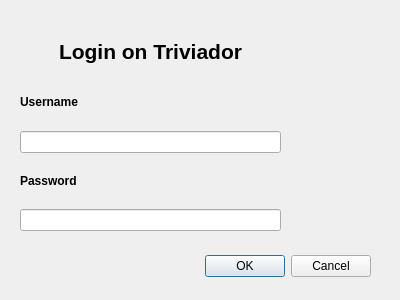
<?xml version="1.0" encoding="UTF-8"?>
<ui version="4.0">
 <class>Login</class>
 <widget class="QDialog" name="Login">
  <property name="geometry">
   <rect>
    <x>0</x>
    <y>0</y>
    <width>400</width>
    <height>300</height>
   </rect>
  </property>
  <property name="windowTitle">
   <string>Dialog</string>
  </property>
  <widget class="QWidget" name="layoutWidget">
   <property name="geometry">
    <rect>
     <x>20</x>
     <y>250</y>
     <width>351</width>
     <height>33</height>
    </rect>
   </property>
   <layout class="QHBoxLayout">
    <property name="spacing">
     <number>6</number>
    </property>
    <property name="margin" stdset="0">
     <number>0</number>
    </property>
    <item>
     <spacer>
      <property name="orientation">
       <enum>Qt::Horizontal</enum>
      </property>
      <property name="sizeHint" stdset="0">
       <size>
        <width>131</width>
        <height>31</height>
       </size>
      </property>
     </spacer>
    </item>
    <item>
     <widget class="QPushButton" name="okButton">
      <property name="text">
       <string>OK</string>
      </property>
     </widget>
    </item>
    <item>
     <widget class="QPushButton" name="cancelButton">
      <property name="text">
       <string>Cancel</string>
      </property>
     </widget>
    </item>
   </layout>
  </widget>
  <widget class="QWidget" name="verticalLayoutWidget">
   <property name="geometry">
    <rect>
     <x>20</x>
     <y>30</y>
     <width>261</width>
     <height>201</height>
    </rect>
   </property>
   <layout class="QVBoxLayout" name="verticalLayout">
    <item>
     <widget class="QLabel" name="Title">
      <property name="text">
       <string>&lt;html&gt;&lt;head/&gt;&lt;body&gt;&lt;p align=&quot;center&quot;&gt;&lt;span style=&quot; font-size:16pt; font-weight:700;&quot;&gt;Login on Triviador&lt;/span&gt;&lt;/p&gt;&lt;/body&gt;&lt;/html&gt;</string>
      </property>
     </widget>
    </item>
    <item>
     <widget class="QLabel" name="Nume">
      <property name="text">
       <string>&lt;html&gt;&lt;head/&gt;&lt;body&gt;&lt;p&gt;&lt;span style=&quot; font-weight:700;&quot;&gt;Username&lt;/span&gt;&lt;/p&gt;&lt;/body&gt;&lt;/html&gt;</string>
      </property>
     </widget>
    </item>
    <item>
     <widget class="QLineEdit" name="username"/>
    </item>
    <item>
     <widget class="QLabel" name="Parola">
      <property name="text">
       <string>&lt;html&gt;&lt;head/&gt;&lt;body&gt;&lt;p&gt;&lt;span style=&quot; font-weight:700;&quot;&gt;Password&lt;/span&gt;&lt;/p&gt;&lt;/body&gt;&lt;/html&gt;</string>
      </property>
     </widget>
    </item>
    <item>
     <widget class="QLineEdit" name="password"/>
    </item>
   </layout>
  </widget>
 </widget>
 <resources/>
 <connections>
  <connection>
   <sender>okButton</sender>
   <signal>clicked()</signal>
   <receiver>Login</receiver>
   <slot>accept()</slot>
   <hints>
    <hint type="sourcelabel">
     <x>278</x>
     <y>253</y>
    </hint>
    <hint type="destinationlabel">
     <x>96</x>
     <y>254</y>
    </hint>
   </hints>
  </connection>
  <connection>
   <sender>cancelButton</sender>
   <signal>clicked()</signal>
   <receiver>Login</receiver>
   <slot>reject()</slot>
   <hints>
    <hint type="sourcelabel">
     <x>369</x>
     <y>253</y>
    </hint>
    <hint type="destinationlabel">
     <x>179</x>
     <y>282</y>
    </hint>
   </hints>
  </connection>
 </connections>
</ui>
